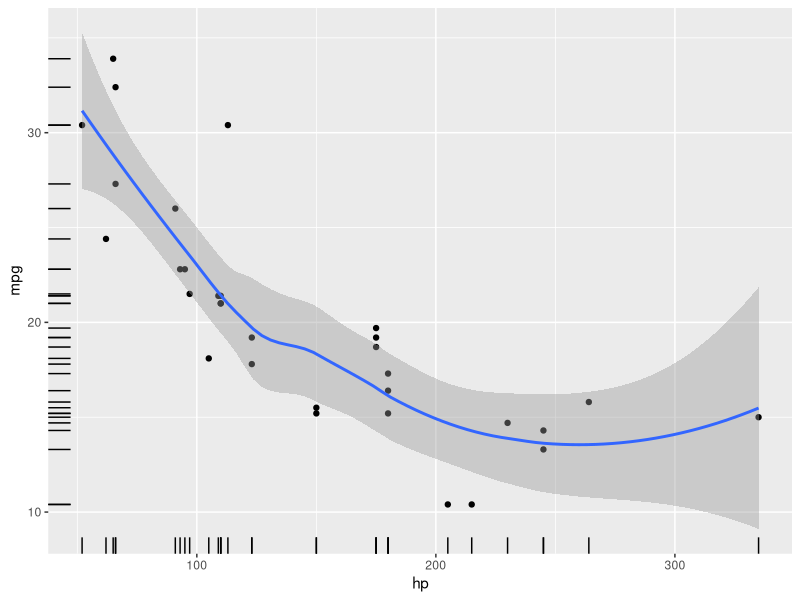
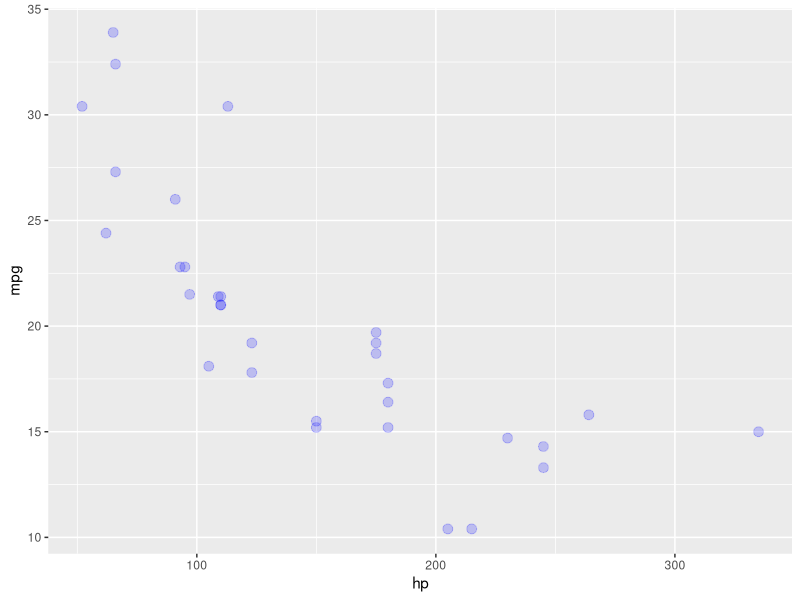
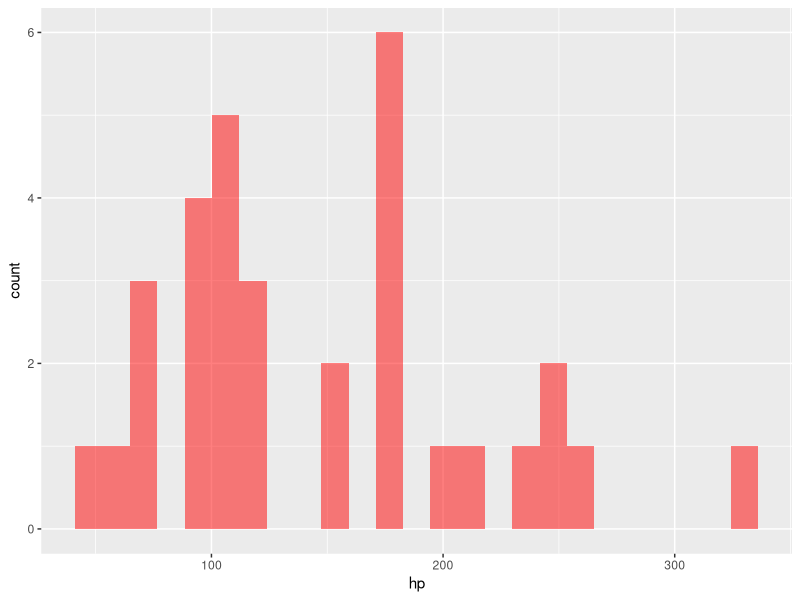
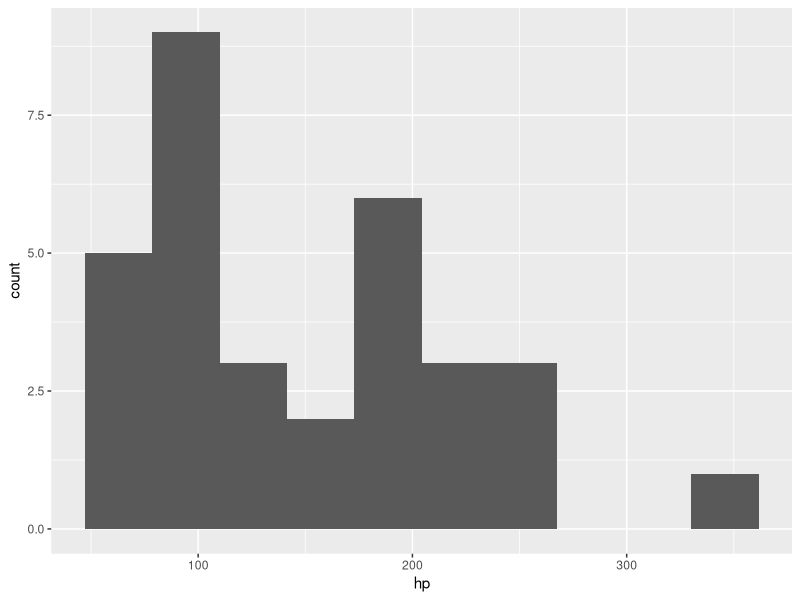
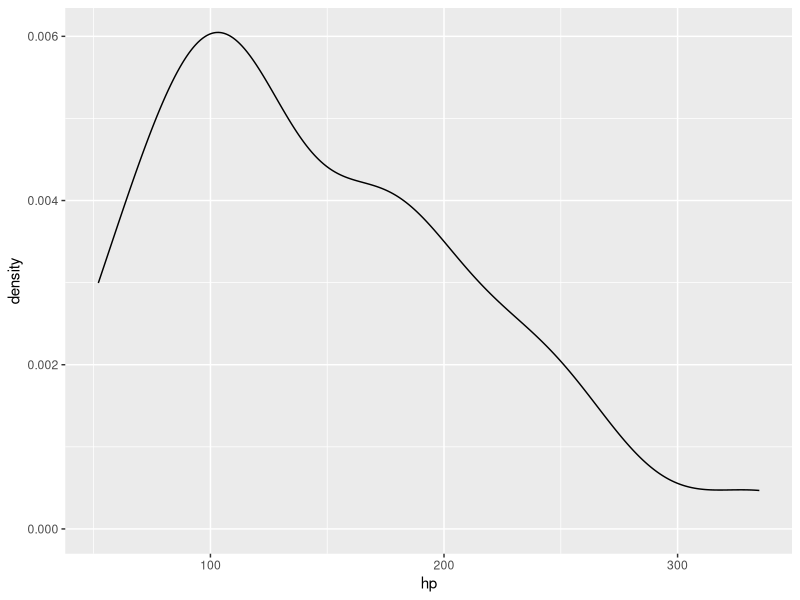
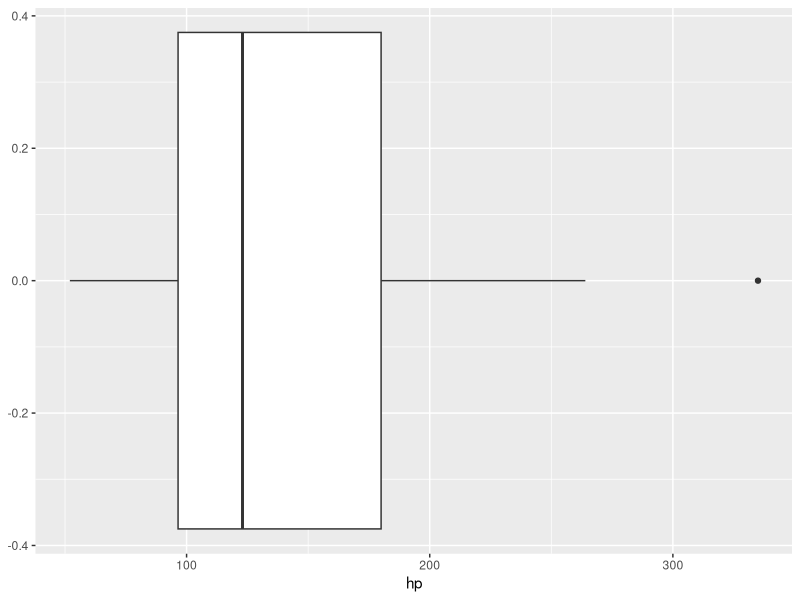
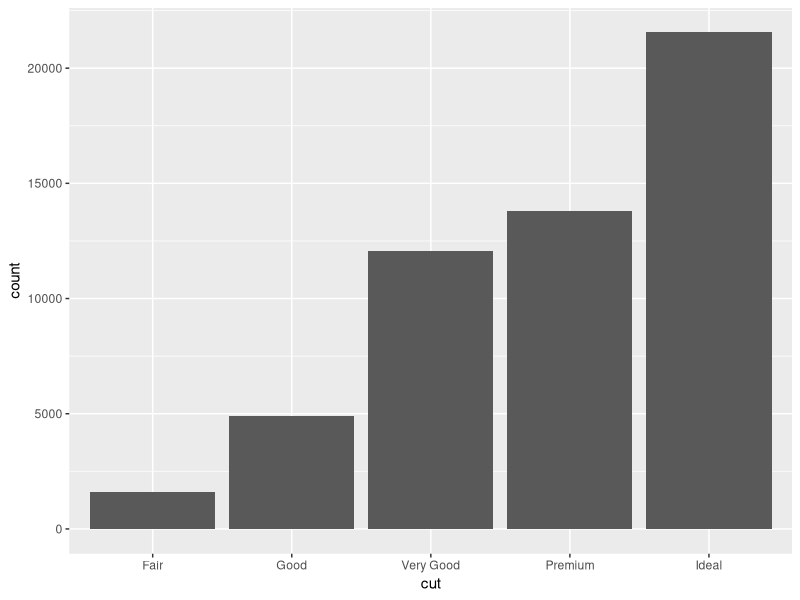
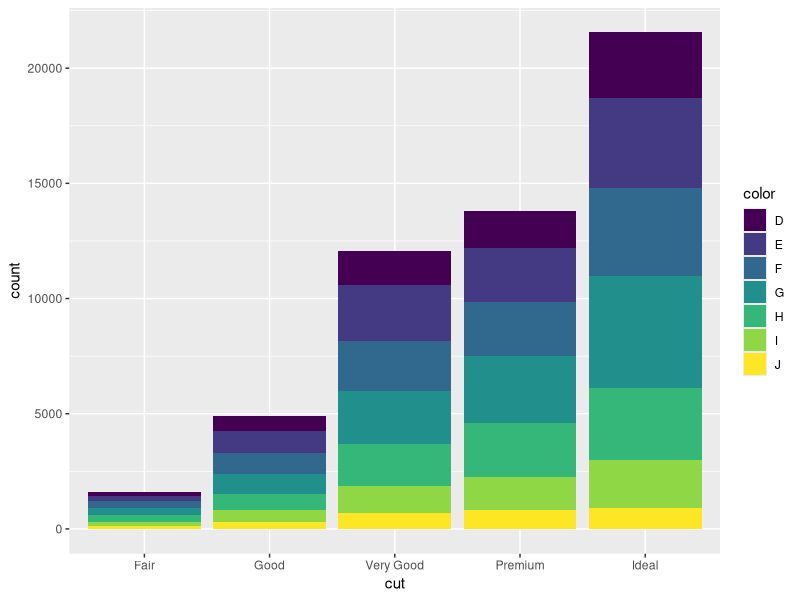

Generate these figures, in order, with R:
## ggplot2
## library tidyverse
library(tidyverse)

## First plot
ggplot(data = mtcars, mapping = aes(x = hp, y = mpg)) +
  geom_point() + 
  geom_smooth() +
  geom_rug()

# layer 1 ggplot = datasets, 
# layer 2 mapping = x, y
# layer 3 geographic = geom_point, geom_smooth, ...

# short - term
ggplot(mtcars, aes(hp, mpg)) +
  geom_point(size=3, col="blue", alpha=0.2) # 0<alpha<1 = opacity
# histogram -> for exploring frequency
ggplot(mtcars,aes(hp)) +
  geom_histogram(bins=25, fill="red", alpha=0.5) # default bin = 30, setting appropriate bin value should be concerned.
  # เลือก bin ที่เห็น pattern ของข้อมูลดี

p <- ggplot(mtcars, aes(hp))
p + geom_histogram(bins = 10)
p + geom_density()
p + geom_boxplot()

## bar plot by group
  # review : bar plot good for visualizing
    # relationship between qualitative (factor) data to quantitative data

# explore cut type (count by cut)
diamonds %>% count(cut)
ggplot(diamonds, aes(cut)) + 
  geom_bar()

# explore colors of diamond in each cut
diamonds %>% count(cut)
ggplot(diamonds, mapping = aes(cut, fill=color)) + 
  geom_bar()
  # the result bar is in 'stack' position (default position)

# separate the stack bars ->the result bar is in 'dodge' position
diamonds %>% count(cut)
ggplot(diamonds, mapping = aes(cut, fill=color)) + 
  geom_bar(position = 'dodge')

# proportion position (visualize as percent)
diamonds %>% count(cut)
ggplot(diamonds, mapping = aes(cut, fill=color)) + 
  geom_bar(position = 'fill')

## explore relationship between carat and price -> 'scatter plot'

ggplot(diamonds, aes(carat, price)) +
  geom_point()
  # because of very large data -> sample data for reduce time of operation
set.seed(99) # lock sampling result
small_diamonds <- sample_n(diamonds, 5000)

## FACET concept: small multiples
  #  analyze relationship between carat and price deeper 
  #  ex . varying color conditions
ggplot(small_diamonds, aes(carat, price)) +
  geom_point() +
  geom_smooth(method = "lm") +
  facet_wrap(~color, ncol=4) # facet by color

  # may be used for validation of sample data 
  # or used for searching new aspect to our data
  
## Final Example
ggplot(small_diamonds, aes(carat, price)) +
  geom_point(size=3, alpha=0.2) + 
  facet_wrap(~ color, ncol=2) +
  theme_minimal()

